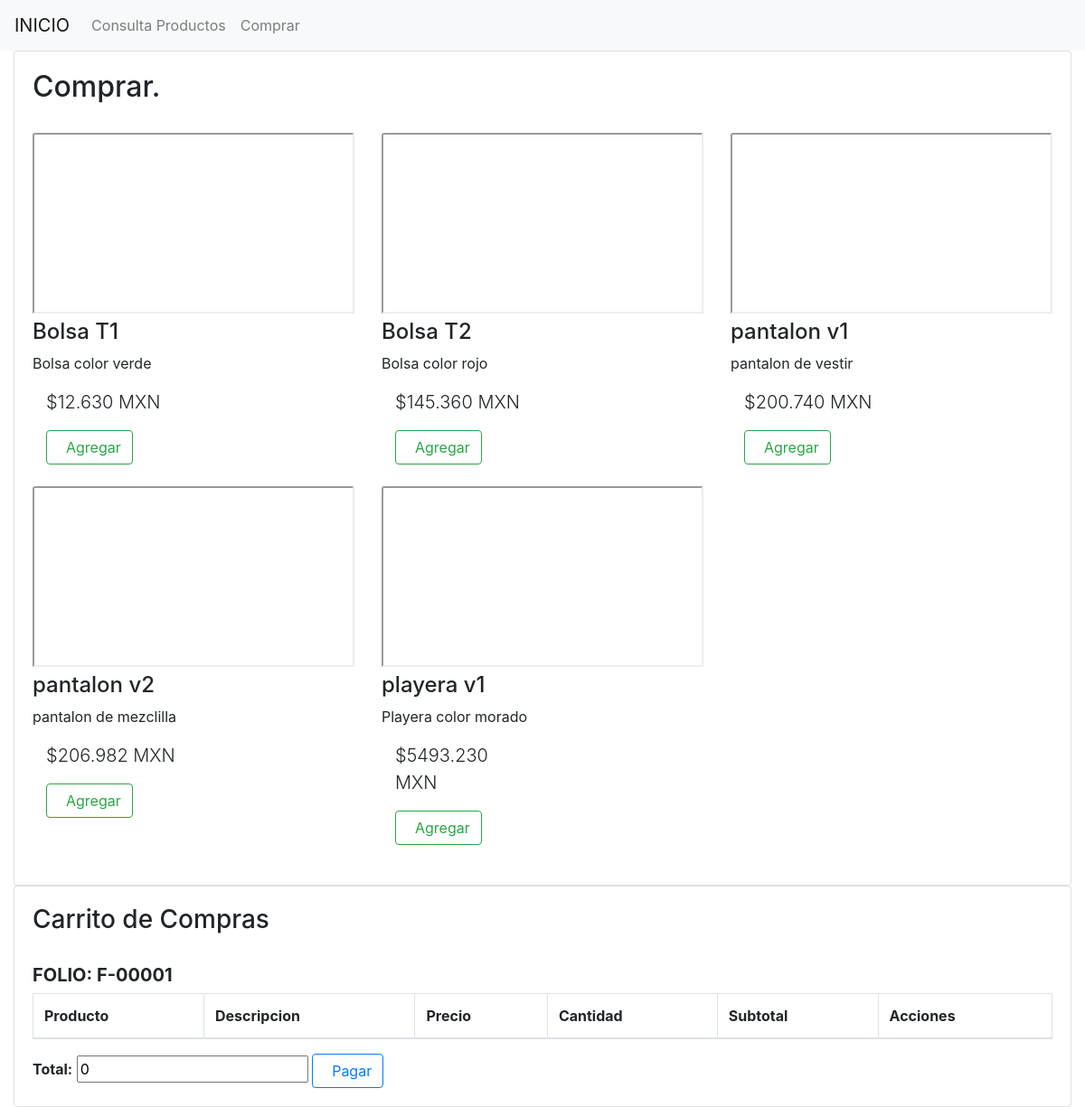
The app's page /comprar.php, older data.
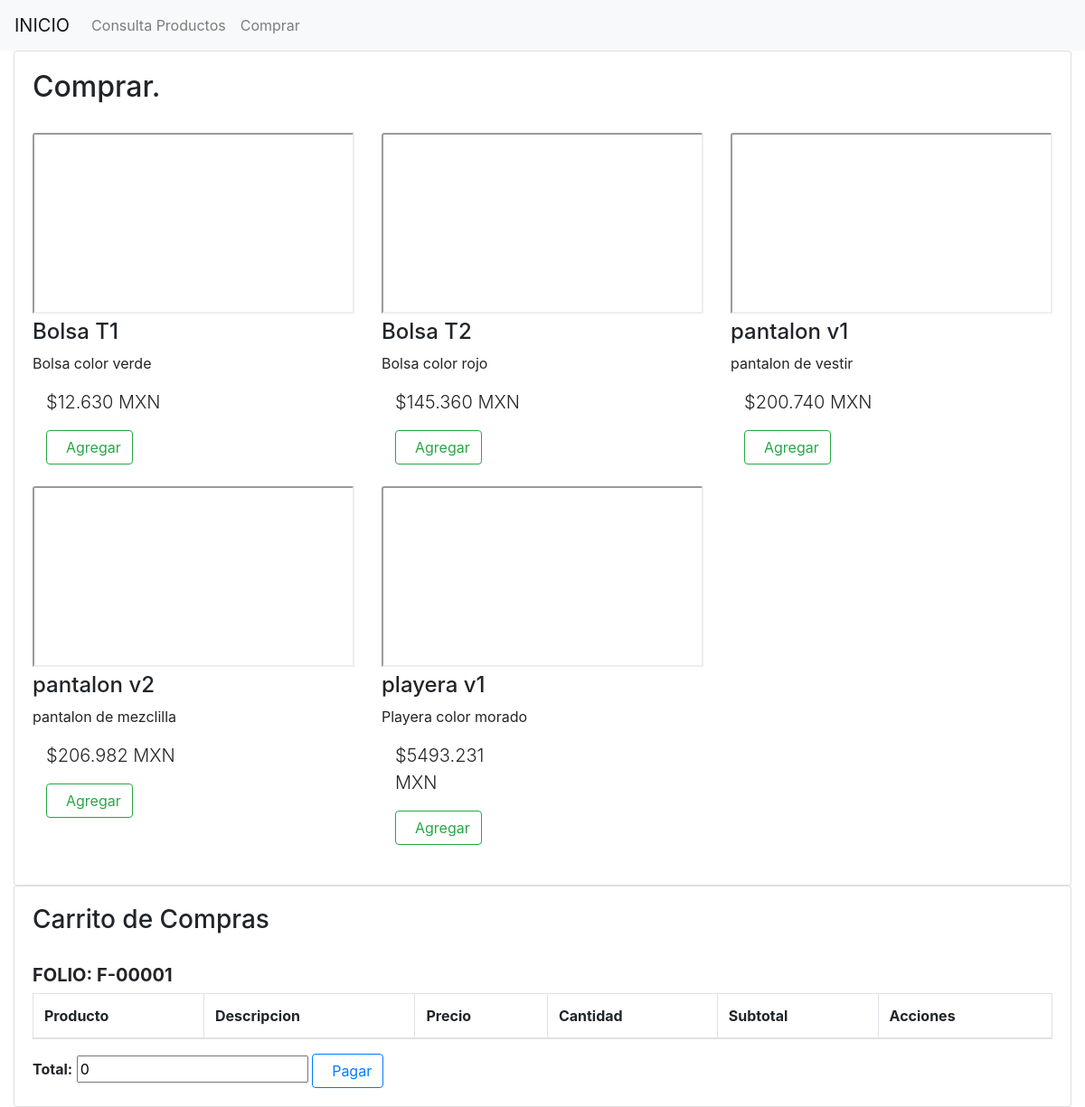
The same page, newer data.
### tables this page shows
CREATE TABLE `productos` (
  `id_producto` int(11) NOT NULL AUTO_INCREMENT,
  `nombre` varchar(80) DEFAULT NULL,
  `descripcion` varchar(180) DEFAULT NULL,
  `precio` decimal(10,3) DEFAULT NULL,
  `cantidad` int(11) DEFAULT NULL,
  `imagen` varchar(250) DEFAULT NULL,
  PRIMARY KEY (`id_producto`)
);

### comprar.php (the view, shortened to what this page needs)
<?php
include("conexion.php");
$insert_prod = "SELECT * FROM productos";
$resultado = mysqli_query($conexion, $insert_prod);
$consulta_ventas =  "SELECT max(id_venta) as maximo FROM ventas";
$res_ven = mysqli_query($conexion, $consulta_ventas);
foreach($res_ven as $rv){
    $max_id = $rv['maximo'];
}
if(is_null($max_id)){
    $max_id = $max_id + 1;
}else{
    $max_id = $max_id + 1 ;
}
?>
<!DOCTYPE html>
<html lang="es">
<head>
    <link href="assets/bootstrap.min.css" rel="stylesheet" media="all">
</head>
<body>
    <nav class="navbar navbar-expand-lg navbar-light bg-light">
        <a class="navbar-brand" href="index.php">INICIO</a>
        <div class="collapse navbar-collapse" id="navbarNavDropdown">
            <ul class="navbar-nav">
                <li class="nav-item">
                    <a class="nav-link" href="consulta.php">Consulta Productos</a>
                </li>
                <li class="nav-item">
                    <a class="nav-link" href="comprar.php">Comprar</a>
                </li>
            </ul>
        </div>
    </nav>
    <div class="container-fluid">
        <div class="row">
            <div class="col-sm-12">
                <div class="card">
                    <div class="card-body">
                        <h2>Comprar.</h2><br>
                        <div class="row">
                            <?php
                            foreach($resultado as $res){
                                $imag = $res['imagen'];
                            ?>
                                <div class="col-md-4">
                                    <iframe class="card-img-top" src="<?php echo  $imag; ?>" width="100" height="200">  </iframe>
                                    <h4 class="list-group-item-heading"><?php echo $res["nombre"]; ?></h4>
                                    <p class="list-group-item-text"><?php echo $res["descripcion"]; ?></p>
                                    <div class="col-sm-6">
                                        <p class="lead"><?php echo '$'.$res["precio"].' MXN'; ?></p>
                                    </div>
                                    <div class="col-sm-12">
                                        <button type="submit" class="btn btn-outline-success" id="agregar" >
                                            <i class="bi bi-trash3"></i>&nbsp; Agregar
                                        </button>
                                    </div><br>
                                </div>
                            <?php
                            }
                            ?>
                        </div>
                    </div>
                </div>
            </div>
        </div>
        <div class="row">
            <div class="col-sm-12">
                <div class="card">
                    <div class="card-body">
                        <h3>Carrito de Compras</h3> &nbsp;&nbsp;  <h5><strong>FOLIO: F-0000<?php echo $max_id; ?> </strong></h5>
                        <table class="table table-bordered" >
                            <thead>
                                <tr>
                                    <th>Producto</th>
                                    <th>Descripcion</th>
                                    <th>Precio</th>
                                    <th>Cantidad</th>
                                    <th>Subtotal</th>
                                    <th>Acciones</th>
                                </tr>
                            </thead>
                        </table>
                            <tr>
                                <td colspan="4" aling="right"><strong>Total:</strong></td>
                                <td  aling="right" ><input type="text" name="total" value="<?php if(empty($valor_total)){echo 0;}else{echo $valor_total;} ?>" id ="total"></td>
                                <td colspan="4" aling="right">
                                    <button type="submit" class="btn btn-outline-primary" id="pagar" >
                                        <i class="bi bi-trash3"></i>&nbsp; Pagar
                                    </button>
                                </td>
                            </tr>
                    </div>
                </div>
            </div>
        </div>
    </div>
</body>
</html>

Row changes from the older to the newer data that the page shows:
changed productos "playera v1": precio "5493.230" → "5493.231"
